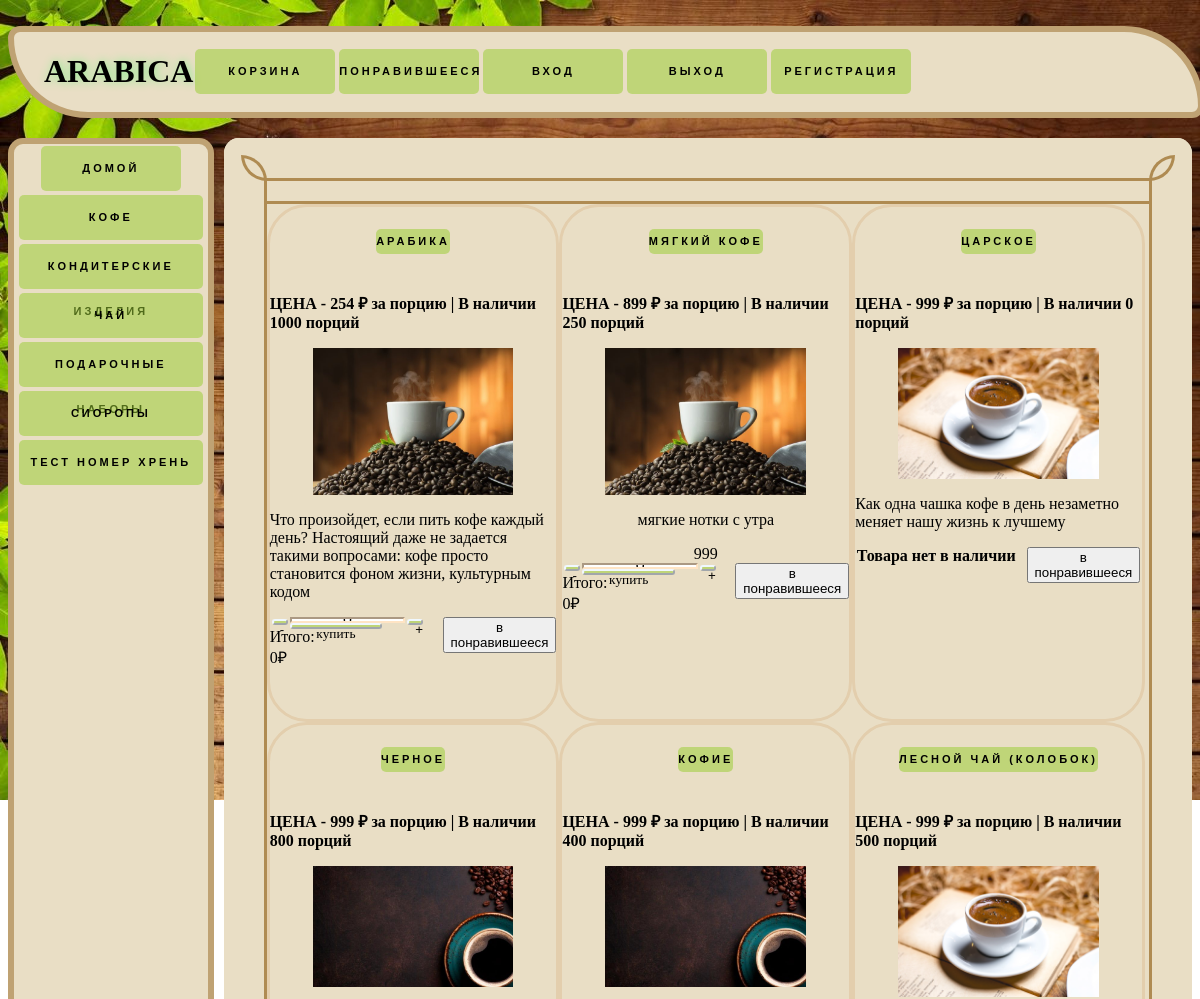
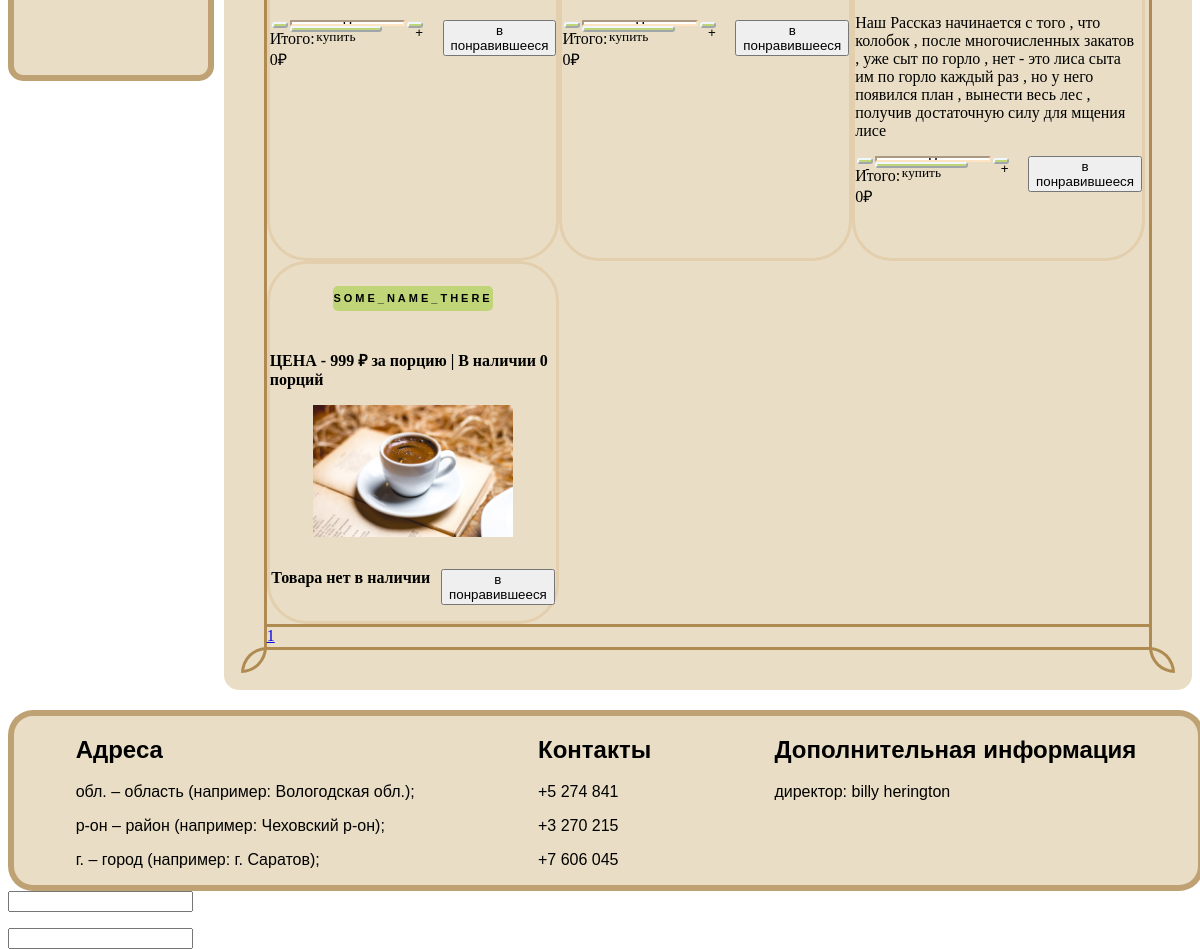
Page /coffee/1 on the committed database (2 pictures, top to bottom).
### coffee/models.py (models this page shows, shortened)
class ctg (models.Model):
     name = models.CharField("Категория", max_length=150 , db_index=True)
     active = models.BooleanField(default = False)
     def get_absolute_url(self):
         return f'/ctg/{self.pk}/'
     class Meta:
         verbose_name = "Категория_внешней_фильтрации"
         verbose_name_plural = "Категории_внешней фильтрации"

class product(models.Model):
    name = models.CharField (max_length=200, default ='SOME_NAME_THERE')
    price = models.IntegerField(default ='999')
    amount = models.IntegerField(default ='0')
    desc = models.TextField('Сжатое описание' , blank = True)
    full_desc = models.TextField('Полное описание' , blank = True)
    image = models.ImageField(upload_to='static\media\img',  blank = True)
    base_cat = "default"
    discount = models.BooleanField('есть скидка' , default = False)
    dis_discount = models.BooleanField('на главную' , default = False)
    old_price = models.IntegerField('старая цена' , default ='999')
    def __init__(self , *args, **kwargs):
        super().__init__(*args, **kwargs)
    def __str__ (self):
       return self.name + " " + str(self.price) + "р";

class cof (product):
    def __init__(self , *args, **kwargs):
        super().__init__(*args, **kwargs)
        product.base_cat = "cofee"
        cof.base_cat = "cofee" # они че блинб местами меняюься
    class Meta:
        verbose_name = 'кофе'
        verbose_name_plural = 'кофе'

class product(models.Model):
    name = models.CharField (max_length=200, default ='SOME_NAME_THERE')
    price = models.IntegerField(default ='999')
    amount = models.IntegerField(default ='0')
    desc = models.TextField('Сжатое описание' , blank = True)
    full_desc = models.TextField('Полное описание' , blank = True)
    image = models.ImageField(upload_to='static\media\img',  blank = True)
    base_cat = "default"
    discount = models.BooleanField('есть скидка' , default = False)
    dis_discount = models.BooleanField('на главную' , default = False)
    old_price = models.IntegerField('старая цена' , default ='999')
    def __init__(self , *args, **kwargs):
        super().__init__(*args, **kwargs)
    def __str__ (self):
       return self.name + " " + str(self.price) + "р";

class footer_content (models.Model):
    adr = models.TextField('адреса' , blank = True)
    cont = models.TextField('контакты' , blank = True)
    t_1 = models.TextField('доп. текст №1' , blank = True)
    t_2 = models.TextField('доп. текст №2' , blank = True)
    class Meta:
        verbose_name = 'информация "подвала"'
        verbose_name_plural = 'информация "подвала"'

### coffee/views.py (the view)
# urls.py: path('coffee/' , views.cofee_page , name = 'coffee'),
def cofee_page(x, pk):
    amount = 10;
    page = Paginator(cof.objects.all() , amount).page(pk)
    ran = Paginator(cof.objects.all() , amount).page_range
    product_on_site = cof.objects.order_by('price')
    basket_mech(x);
    like_mech(x);
    print(x.session.get('bas'))
    s_data = x.session.get('fav')
    b_data = list(x.session.get('bas').keys()); b_data = [int(item) for item in b_data]
    b_data_gramm = x.session.get('bas');
    print("like ---->", s_data)
    print("keys ---->" , b_data)
    print("something---->" , b_data_gramm)
    for el in order.objects.all():
        print(el.products.all())
    foot = footer_content.objects.all()
    ctg_on_site = ctg.objects.all()
    return render (x , 'coffee/cof.html' ,
                 {
                'product_on_site' : product_on_site,
                'ctg_on_site' : ctg_on_site ,
                'foot' : foot ,
                'amount': ran ,
                's_data' : s_data ,
                'b_data' : b_data ,
                'b_data_gramm' : b_data_gramm ,
                'alarma' : alarma
                })

### coffee/views.py (called while the page is built, shortened)
def basket_mech (x):
    global chek
    if x.session.get('bas') is None:
        x.session['bas'] = {}
        print("session reset , try again")
    ID = x.POST.get ('to_basket');
    QW = x.POST.get ('quantity');
    ID = x.POST.get ('delete_from_basket');

def like_mech (x):
    if x.session.get('fav') is None:
        x.session['fav'] = []
        print("session reset , try again")
    ID = x.POST.get ('to_like');
    ID = x.POST.get ('delete_from_like');

### coffee/templates/coffee/cof.html (shortened to what this page needs)
{% extends 'coffee/home.html' %}
{% block content %}
{% for el in product_on_site %}
<div class="pro" id="{% cycle 'row1' 'row2' %}">
<h2><a href="{%url 'coffee_dv' el.id%}" class="floating-button_2">{{ el.name }}</a></h2>
<b><p>ЦЕНА - {{ el.price }} ₽ за порцию | В наличии {{el.amount}} порций</p></b>
<img src="../../{{el.image}}" class="pro_img"/>
<p>{{el.desc}}</p>
{% if el.discount%}
    {{el.old_price}}
{%endif%}
<div name="top" style="display:flex">
<div class="b2_pro">
<div name="name">
{% if el.amount >= 50 %}
<div class="b1_pro">
<button id="{{ forloop.counter0 }}_minus" class="pm">-</button>
<form  method="POST">
        {% with kostil=forloop.counter0%}
        {% if el.id|slugify in b_data_gramm.keys|slugify %}
        {% for key, value in b_data_gramm.items %}
        {% if key|slugify == el.id|slugify %}
        <input type="number" name="quantity" value="{{value|slugify}}" min="1" max="{{el.amount}}" id="{{kostil}}_fm" required step="1" class="form_buy">
        {%endif%}
        {% endfor %}
        {%else%}
        <input type="number" name="quantity" value="0" min="1" max="{{el.amount}}" id="{{kostil}}_fm" required step="1" class="form_buy">
        {%endif%}
        {% endwith %}
        <button type="submit" class="buy_button">купить</button>
</form>
<button id="{{ forloop.counter0 }}_plus" class="pm">+</button>
</div>
<div>Итого: <div id="{{ forloop.counter0 }}_sum">0₽</div></div>
{%else%}
<b>Товара нет в наличии</b>
{%endif%}
</div>
</div>
<div name="name">
<div>
    <form method="post">
    <button name="to_like" value="{{el.id}}" type="submit">в понравившееся</button>
    </form>
</div>
</div>
</div>
</div>
{%endfor%}
{% endblock %}
{% block content_2 %}
{% for i in amount %}
<a href="{{i}}">{{i}}</a>
{%endfor%}
{% endblock %}
{% block content_3 %}
<a href="{%url 'home' %}" class="floating-button">домой</a>
{% endblock %}

### coffee/templates/coffee/home.html (shortened to what this page needs)
﻿<!DOCTYPE HTML>
<html>
<head><title></title></head>
{%load static%}
<body id="body" style="height:100%">
<header><h1 align ="left" id="ARABICA">ARABICA</h1>
<a href="{%url 'basket'%}" class="floating-button">Корзина</a>
<a href="{%url 'like'%}" class="floating-button">понравившееся</a>
<a href="../accounts/login" class="floating-button">вход</a>
<a href="../accounts/logout" class="floating-button">выход</a>
<a href="../accounts/signup" class="floating-button">регистрация</a>
</header>
<main>
<aside>
{% block content_3 %}
{% endblock %}
<a href="{%url 'coffee' 1%}" class="floating-button_3">кофе</a>
<a href="{%url 'sweets' 1%}" class="floating-button_3">кондитерские изделия</a>
<a href="{%url 'tea' 1%}" class="floating-button_3">чай</a>
<a href="{%url 'presents' 1%}" class="floating-button_3">подарочные наборы</a>
<a href="{%url 'liq' 1%}" class="floating-button_3">сиоропы</a>
    {% for el in ctg_on_site %}
      <a href="{{el.get_absolute_url}}" class="floating-button_3">{{el.name}}</a>
    {%endfor%}
</aside>
<article>
<div class="border">
<div class="border-top"></div>
<div class="center" id="cont">
{% block content %}{% endblock %}
</div>
<div class="border-bottom">{% block content_2 %}{% endblock %}</div>
</div>
</article>
</main>
{% for el in foot %}
<footer>
    <div><h2>Адреса</h2>
        <p>{{el.adr|linebreaks}}</p>
    </div>
    <div><h2>Контакты</h2>
        <p>{{el.cont|linebreaks}}</p>
    </div>
    <div><h2>Дополнительная информация</h2>
        <p>{{el.t_1|linebreaks}}</p>
    </div>
</footer>
{% endfor %}
<form name="search">
    <input name="message"/>
</form>
<form name="search_1">
    <input name="message_1"/>
</form>
</body>
</html>

### coffee/templates/coffee/home.html (style rules this page uses)
h1 { font-family: fname; text-shadow: #89ed8f 1px 0 10px; }
#ARABICA { margin-left: 30px; }
html { height: auto; display: flex; flex-direction: column; }
body { background-image: url(../../static/media/img/light_wood3.jpg); background-repeat: no-repeat; background-size: cover; height: fit-content; display: flex; flex-direction: column; }
header { width: 100%; background-color: beige; height: 10%; display: flex; align-items: center; background-color: #e9dec5; border: 6px solid #af8b52b5; border-radius: 15px 100px 15px 100px; }
main { height: fit-content; display: flex; justify-content: flex-start; margin-top: 20px; margin-bottom: 20px; border-radius: 15px }
article { background-color: beige; width: 100%; height: fit-content; margin-left: 10px; display: flex; box-sizing: border-box; flex-direction: column; border-radius: 15px; }
aside { width: 20%; height: 60%; background-color: #e9dec5; display: flex; flex-direction: column; min-height: 200px; border-radius: 15px; border: 6px solid #af8b52b5; align-items: center }
footer { width: 100%; background-color: #e9dec5; height: 200px; display: flex; border-radius: 25px; border: 6px solid #af8b52b5; display: flex; font-family: 'Montserrat', sans-serif; justify-content: space-around; }
.pro { width: 32.5%; max-height: 30%; display: flex; float: left; border: 3px solid #e3cead; border-radius: 40px; font-family: cursive; flex-direction: column; align-items: center; }
.pro_img { max-width:70%; max-height:70%; }
.border { background: #e9dec5; padding: 40px; height: fit-content; border-radius: 15px; }
.border-top, .border-bottom { border: 3px solid #AF8B52; height: 20px; position: relative; }
.border-top:before, .border-top:after, .border-bottom:before, .border-bottom:after { content: ""; position: absolute; border: 3px solid #AF8B52; width: 20px; height: 20px; }
.border-top:before { border-radius: 0 100%; left: -26px; top: -26px; }
.border-top:after { border-radius: 100% 0; right: -26px; top: -26px; }
.border-bottom:before { border-radius: 100% 0; left: -26px; bottom: -26px; }
.border-bottom:after { border-radius: 0 100%; right: -26px; bottom: -26px; }
.center { border-left: 3px solid #AF8B52; border-right: 3px solid #AF8B52; max-height:90%; display: flex; flex-wrap: wrap; }
.floating-button { text-decoration: none; outline: none; display: inline-block; width: 140px; height: 45px; line-height: 45px; border-radius: 5px; margin: 10px 20px; font-family: 'Montserrat', sans-serif; font-size: 11px; text-transform: uppercase; letter-spacing: 3px; font-weight: 600; color: black; background: #9acd3285; transition: .3s; text-align:center; margin:2px; }
.floating-button_2 { text-decoration: none; outline: none; display: inline-block; width: fit-content; height: fit-content; line-height: 25px; border-radius: 5px; margin: 10px 20px; font-family: 'Montserrat', sans-serif; font-size: 11px; text-transform: uppercase; letter-spacing: 3px; font-weight: 600; color: black; background: #9acd3285; transition: .3s; text-align:center; margin:2px; }
.floating-button_3 { text-decoration: none; outline: none; display: inline-block; width: 95%; height: 45px; line-height: 45px; border-radius: 5px; margin: 10px 20px; font-family: 'Montserrat', sans-serif; font-size: 11px; text-transform: uppercase; letter-spacing: 3px; font-weight: 600; color: black; background: #9acd3285; transition: .3s; text-align:center; margin:2px; }
.buy_button { width: 80%; height: 50%; align: center; background-color: #9acd3285; border-color: aliceblue; border-radius: 20px; font-family: cursive; }
.pm { margin: 2px; background-color: #9acd3285; border-color: aliceblue; border-radius: 20px; width: 10%; height: 50%; }
.form_buy { width: -webkit-fill-available; height: 35%; border-color: bisque; text-align: center; font-size: inherit; }
.b1_pro { display: flex; height: 60%; width: 90%; align: center; }
.b2_pro { height: 17%; width: 96%; }

### rows in the picture
ctg: name "ТЕСТ НОМЕР ХРЕНЬ"
cof: name "АРАБИКА", price "254", amount "1000", image (picture), desc "Что произойдет, если пить кофе каждый день? Настоящий даже не задается такими вопросами: кофе просто становится фоном жизни, культурным кодом", quantity "0", {{ el.id }} 22 (drawn)
cof: name "МЯГКИЙ КОФЕ", price "899", amount "250", image (picture), desc "мягкие нотки с утра", old_price "999", {{ el.id }} 24 (drawn)
cof: name "ЦАРСКОЕ", price "999", amount "0", image (picture), desc "Как одна чашка кофе в день незаметно меняет нашу жизнь к лучшему", shows "Товара нет в наличии", {{ el.id }} 20 (drawn)
cof: name "ЧЕРНОЕ", price "999", amount "800", image (picture), {{ el.id }} 21 (drawn)
cof: name "КОФИЕ", price "999", amount "400", image (picture), {{ el.id }} 23 (drawn)
cof: name "ЛЕСНОЙ ЧАЙ (КОЛОБОК)", price "999", amount "500", image (picture), desc "Наш Рассказ начинается с того , что колобок , после многочисленных закатов , уже сыт по горло , нет - это лиса сыта им по горло каждый раз , но у него появился план , вынести весь лес , получив достаточную силу для мщения лисе", {{ el.id }} 25 (drawn)
cof: name "SOME_NAME_THERE", price "999", amount "0", image (picture), shows "Товара нет в наличии", {{ el.id }} 31 (drawn)
footer_content: adr "обл. – область (например: Вологодская обл.); р-он – район (например: Чеховский р-он); г. – город (например: г. Саратов);", cont "+5 274 841 +3 270 215 +7 606 045", t_1 "директор: billy herington"

### other values in the picture
{{ i }} "1"
